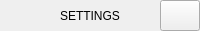
          <widget class="QFrame" name="frame_top">
           <property name="minimumSize">
            <size>
             <width>0</width>
             <height>31</height>
            </size>
           </property>
           <property name="maximumSize">
            <size>
             <width>3840</width>
             <height>31</height>
            </size>
           </property>
           <property name="mouseTracking">
            <bool>false</bool>
           </property>
           <property name="acceptDrops">
            <bool>false</bool>
           </property>
           <property name="frameShape">
            <enum>QFrame::Shape::NoFrame</enum>
           </property>
           <property name="frameShadow">
            <enum>QFrame::Shadow::Raised</enum>
           </property>
           <layout class="QGridLayout" name="gridLayout_7">
            <property name="sizeConstraint">
             <enum>QLayout::SizeConstraint::SetDefaultConstraint</enum>
            </property>
            <property name="leftMargin">
             <number>0</number>
            </property>
            <property name="topMargin">
             <number>0</number>
            </property>
            <property name="rightMargin">
             <number>0</number>
            </property>
            <property name="bottomMargin">
             <number>0</number>
            </property>
            <property name="spacing">
             <number>0</number>
            </property>
            <item row="0" column="2">
             <spacer name="horizontalSpacer_14">
              <property name="orientation">
               <enum>Qt::Orientation::Horizontal</enum>
              </property>
              <property name="sizeType">
               <enum>QSizePolicy::Policy::Expanding</enum>
              </property>
              <property name="sizeHint" stdset="0">
               <size>
                <width>20</width>
                <height>20</height>
               </size>
              </property>
             </spacer>
            </item>
            <item row="0" column="0">
             <spacer name="horizontalSpacer_2">
              <property name="orientation">
               <enum>Qt::Orientation::Horizontal</enum>
              </property>
              <property name="sizeType">
               <enum>QSizePolicy::Policy::Fixed</enum>
              </property>
              <property name="sizeHint" stdset="0">
               <size>
                <width>12</width>
                <height>20</height>
               </size>
              </property>
             </spacer>
            </item>
            <item row="1" column="5">
             <spacer name="verticalSpacer_9">
              <property name="orientation">
               <enum>Qt::Orientation::Vertical</enum>
              </property>
              <property name="sizeHint" stdset="0">
               <size>
                <width>20</width>
                <height>10</height>
               </size>
              </property>
             </spacer>
            </item>
            <item row="0" column="3">
             <widget class="QLabel" name="label_title">
              <property name="text">
               <string>SETTINGS</string>
              </property>
             </widget>
            </item>
            <item row="0" column="5">
             <widget class="QPushButton" name="closeWindow">
              <property name="enabled">
               <bool>true</bool>
              </property>
              <property name="sizePolicy">
               <sizepolicy hsizetype="Minimum" vsizetype="Expanding">
                <horstretch>0</horstretch>
                <verstretch>0</verstretch>
               </sizepolicy>
              </property>
              <property name="minimumSize">
               <size>
                <width>40</width>
                <height>31</height>
               </size>
              </property>
              <property name="maximumSize">
               <size>
                <width>40</width>
                <height>31</height>
               </size>
              </property>
              <property name="text">
               <string/>
              </property>
              <property name="iconSize">
               <size>
                <width>16</width>
                <height>16</height>
               </size>
              </property>
             </widget>
            </item>
            <item row="0" column="4">
             <spacer name="horizontalSpacer_15">
              <property name="orientation">
               <enum>Qt::Orientation::Horizontal</enum>
              </property>
              <property name="sizeHint" stdset="0">
               <size>
                <width>40</width>
                <height>20</height>
               </size>
              </property>
             </spacer>
            </item>
            <item row="0" column="1">
             <widget class="QLabel" name="labelWindowIcon">
              <property name="minimumSize">
               <size>
                <width>20</width>
                <height>20</height>
               </size>
              </property>
              <property name="maximumSize">
               <size>
                <width>20</width>
                <height>20</height>
               </size>
              </property>
              <property name="text">
               <string/>
              </property>
              <property name="pixmap">
               <pixmap resource="files.qrc">:/resources/icons/64x64/cine-encoder.png</pixmap>
              </property>
              <property name="scaledContents">
               <bool>true</bool>
              </property>
             </widget>
            </item>
           </layout>
          </widget>
